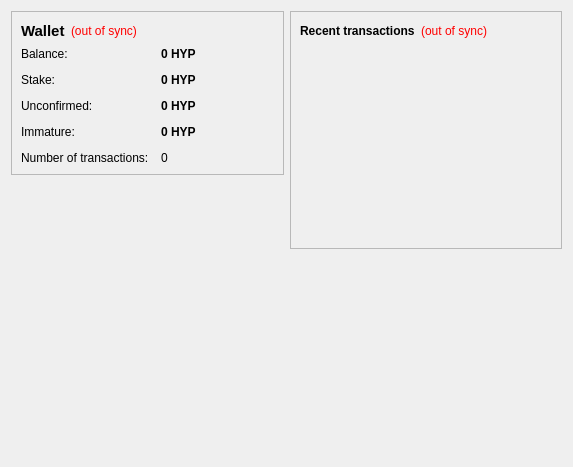
<?xml version="1.0" encoding="UTF-8"?>
<ui version="4.0">
 <class>OverviewPage</class>
 <widget class="QWidget" name="OverviewPage">
  <property name="geometry">
   <rect>
    <x>0</x>
    <y>0</y>
    <width>573</width>
    <height>467</height>
   </rect>
  </property>
  <property name="windowTitle">
   <string>Form</string>
  </property>
  <layout class="QHBoxLayout" name="horizontalLayout" stretch="1,1">
   <item>
    <layout class="QVBoxLayout" name="verticalLayout_2">
     <item>
      <widget class="QFrame" name="frame">
       <property name="frameShape">
        <enum>QFrame::StyledPanel</enum>
       </property>
       <property name="frameShadow">
        <enum>QFrame::Raised</enum>
       </property>
       <layout class="QVBoxLayout" name="verticalLayout_4">
        <item>
         <layout class="QHBoxLayout" name="horizontalLayout_4">
          <item>
           <widget class="QLabel" name="label_5">
            <property name="font">
             <font>
              <pointsize>11</pointsize>
              <weight>75</weight>
              <bold>true</bold>
             </font>
            </property>
            <property name="text">
             <string>Wallet</string>
            </property>
           </widget>
          </item>
          <item>
           <widget class="QLabel" name="labelWalletStatus">
            <property name="toolTip">
             <string>The displayed information may be out of date. Your wallet automatically synchronizes with the CryptoCraze network after a connection is established, but this process has not completed yet.</string>
            </property>
            <property name="styleSheet">
             <string notr="true">QLabel { color: red; }</string>
            </property>
            <property name="text">
             <string notr="true">(out of sync)</string>
            </property>
            <property name="alignment">
             <set>Qt::AlignLeading|Qt::AlignLeft|Qt::AlignVCenter</set>
            </property>
           </widget>
          </item>
          <item>
           <spacer name="horizontalSpacer_2">
            <property name="orientation">
             <enum>Qt::Horizontal</enum>
            </property>
            <property name="sizeHint" stdset="0">
             <size>
              <width>40</width>
              <height>20</height>
             </size>
            </property>
           </spacer>
          </item>
         </layout>
        </item>
        <item>
         <layout class="QFormLayout" name="formLayout_2">
          <property name="fieldGrowthPolicy">
           <enum>QFormLayout::AllNonFixedFieldsGrow</enum>
          </property>
          <property name="horizontalSpacing">
           <number>12</number>
          </property>
          <property name="verticalSpacing">
           <number>12</number>
          </property>
          <item row="0" column="0">
           <widget class="QLabel" name="label">
            <property name="text">
             <string>Balance:</string>
            </property>
           </widget>
          </item>
          <item row="0" column="1">
           <widget class="QLabel" name="labelBalance">
            <property name="font">
             <font>
              <weight>75</weight>
              <bold>true</bold>
             </font>
            </property>
            <property name="cursor">
             <cursorShape>IBeamCursor</cursorShape>
            </property>
            <property name="toolTip">
             <string>Your current balance</string>
            </property>
            <property name="text">
             <string notr="true">0 HYP</string>
            </property>
            <property name="textInteractionFlags">
             <set>Qt::LinksAccessibleByMouse|Qt::TextSelectableByKeyboard|Qt::TextSelectableByMouse</set>
            </property>
           </widget>
          </item>
          <item row="1" column="0">
           <widget class="QLabel" name="label_6">
            <property name="text">
             <string>Stake:</string>
            </property>
           </widget>
          </item>
          <item row="1" column="1">
           <widget class="QLabel" name="labelStake">
            <property name="font">
             <font>
              <weight>75</weight>
              <bold>true</bold>
             </font>
            </property>
            <property name="cursor">
             <cursorShape>IBeamCursor</cursorShape>
            </property>
            <property name="toolTip">
             <string>Total of coins that was staked, and do not yet count toward the current balance</string>
            </property>
            <property name="text">
             <string notr="true">0 HYP</string>
            </property>
            <property name="textInteractionFlags">
             <set>Qt::LinksAccessibleByMouse|Qt::TextSelectableByKeyboard|Qt::TextSelectableByMouse</set>
            </property>
           </widget>
          </item>
          <item row="2" column="0">
           <widget class="QLabel" name="label_3">
            <property name="text">
             <string>Unconfirmed:</string>
            </property>
           </widget>
          </item>
          <item row="2" column="1">
           <widget class="QLabel" name="labelUnconfirmed">
            <property name="font">
             <font>
              <weight>75</weight>
              <bold>true</bold>
             </font>
            </property>
            <property name="cursor">
             <cursorShape>IBeamCursor</cursorShape>
            </property>
            <property name="toolTip">
             <string>Total of transactions that have yet to be confirmed, and do not yet count toward the current balance</string>
            </property>
            <property name="text">
             <string notr="true">0 HYP</string>
            </property>
            <property name="textInteractionFlags">
             <set>Qt::LinksAccessibleByMouse|Qt::TextSelectableByKeyboard|Qt::TextSelectableByMouse</set>
            </property>
           </widget>
          </item>
          <item row="3" column="0">
           <widget class="QLabel" name="labelImmatureText">
            <property name="text">
             <string>Immature:</string>
            </property>
           </widget>
          </item>
          <item row="3" column="1">
           <widget class="QLabel" name="labelImmature">
            <property name="font">
             <font>
              <weight>75</weight>
              <bold>true</bold>
             </font>
            </property>
            <property name="toolTip">
             <string>Mined balance that has not yet matured</string>
            </property>
            <property name="text">
             <string notr="true">0 HYP</string>
            </property>
            <property name="textInteractionFlags">
             <set>Qt::LinksAccessibleByMouse|Qt::TextSelectableByKeyboard|Qt::TextSelectableByMouse</set>
            </property>
           </widget>
          </item>
          <item row="4" column="0">
           <widget class="QLabel" name="label_2">
            <property name="text">
             <string>Number of transactions:</string>
            </property>
           </widget>
          </item>
          <item row="4" column="1">
           <widget class="QLabel" name="labelNumTransactions">
            <property name="toolTip">
             <string>Total number of transactions in wallet</string>
            </property>
            <property name="text">
             <string notr="true">0</string>
            </property>
           </widget>
          </item>
         </layout>
        </item>
       </layout>
      </widget>
     </item>
     <item>
      <spacer name="verticalSpacer">
       <property name="orientation">
        <enum>Qt::Vertical</enum>
       </property>
       <property name="sizeHint" stdset="0">
        <size>
         <width>20</width>
         <height>40</height>
        </size>
       </property>
      </spacer>
     </item>
     <item>
      <widget class="QLabel" name="coinLogo">
       <property name="text">
        <string/>
       </property>
       <property name="pixmap">
        <pixmap resource="../bitcoin.qrc">:/images/backg</pixmap>
       </property>
       <property name="scaledContents">
        <bool>false</bool>
       </property>
       <property name="alignment">
        <set>Qt::AlignCenter</set>
       </property>
       <property name="margin">
        <number>-2</number>
       </property>
      </widget>
     </item>
    </layout>
   </item>
   <item>
    <layout class="QVBoxLayout" name="verticalLayout_3">
     <item>
      <widget class="QFrame" name="frame_2">
       <property name="frameShape">
        <enum>QFrame::StyledPanel</enum>
       </property>
       <property name="frameShadow">
        <enum>QFrame::Raised</enum>
       </property>
       <layout class="QVBoxLayout" name="verticalLayout">
        <item>
         <layout class="QHBoxLayout" name="horizontalLayout_2">
          <item>
           <widget class="QLabel" name="label_4">
            <property name="text">
             <string>&lt;b&gt;Recent transactions&lt;/b&gt;</string>
            </property>
           </widget>
          </item>
          <item>
           <widget class="QLabel" name="labelTransactionsStatus">
            <property name="toolTip">
             <string>The displayed information may be out of date. Your wallet automatically synchronizes with the CryptoCraze network after a connection is established, but this process has not completed yet.</string>
            </property>
            <property name="styleSheet">
             <string notr="true">QLabel { color: red; }</string>
            </property>
            <property name="text">
             <string notr="true">(out of sync)</string>
            </property>
            <property name="alignment">
             <set>Qt::AlignRight|Qt::AlignTrailing|Qt::AlignVCenter</set>
            </property>
           </widget>
          </item>
          <item>
           <spacer name="horizontalSpacer">
            <property name="orientation">
             <enum>Qt::Horizontal</enum>
            </property>
            <property name="sizeHint" stdset="0">
             <size>
              <width>40</width>
              <height>20</height>
             </size>
            </property>
           </spacer>
          </item>
         </layout>
        </item>
        <item>
         <widget class="QListView" name="listTransactions">
          <property name="styleSheet">
           <string notr="true">QListView { background: transparent; }</string>
          </property>
          <property name="frameShape">
           <enum>QFrame::NoFrame</enum>
          </property>
          <property name="verticalScrollBarPolicy">
           <enum>Qt::ScrollBarAlwaysOff</enum>
          </property>
          <property name="horizontalScrollBarPolicy">
           <enum>Qt::ScrollBarAlwaysOff</enum>
          </property>
          <property name="selectionMode">
           <enum>QAbstractItemView::NoSelection</enum>
          </property>
         </widget>
        </item>
       </layout>
      </widget>
     </item>
     <item>
      <spacer name="verticalSpacer_2">
       <property name="orientation">
        <enum>Qt::Vertical</enum>
       </property>
       <property name="sizeHint" stdset="0">
        <size>
         <width>20</width>
         <height>40</height>
        </size>
       </property>
      </spacer>
     </item>
    </layout>
   </item>
  </layout>
 </widget>
 <resources>
  <include location="../bitcoin.qrc"/>
 </resources>
 <connections/>
</ui>
